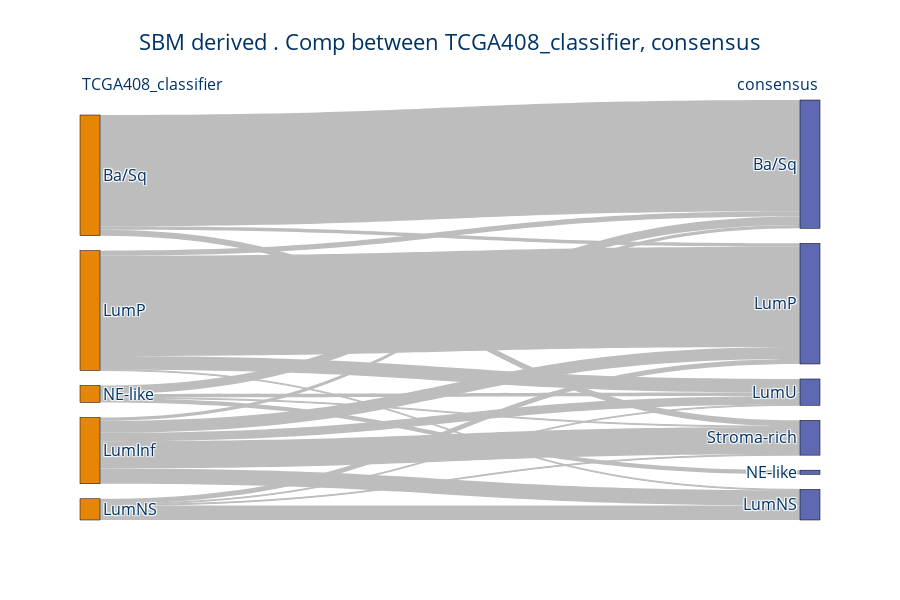

Notebook source saved alongside this figure:
### Code cell
K = 7
label = f"RawKMeans_CS_{K}_iMEV"
reorder_cols = [
    "TCGA408_classifier",
    # "KMeans_labels_6",
    # label,
    "consensus",
]

meta, sky_fig = sky.main(
    df=vu_output.dropna(), reorder_cols=reorder_cols, title="{}. Comp between {} ".format("SBM derived ", ", ".join(reorder_cols)), retMeta=True
)
sky_fig.show()

### Figure 1 — Plotly figure (JSON) as saved in the notebook; plotly's stock layout.template omitted (floating-point values rounded to 4 significant figures)
{"data": [{"arrangement": "perpendicular", "link": {"color": "#bdbdbd", "source": [0, 0, 0, 1, 1, 1, 1, 1, 2, 2, 2, 2, 3, 3, 3, 3, 4, 4, 4, 4], "target": [5, 7, 10, 5, 6, 7, 8, 10, 6, 7, 8, 10, 5, 6, 7, 8, 5, 8, 9, 10], "value": [131, 4, 7, 4, 18, 14, 10, 32, 17, 6, 1, 1, 6, 1, 118, 16, 10, 4, 5, 1]}, "node": {"color": ["rgb(229, 134, 6)", "rgb(229, 134, 6)", "rgb(229, 134, 6)", "rgb(229, 134, 6)", "rgb(229, 134, 6)", "rgb(93, 105, 177)", "rgb(93, 105, 177)", "rgb(93, 105, 177)", "rgb(93, 105, 177)", "rgb(93, 105, 177)", "rgb(93, 105, 177)"], "label": ["Ba/Sq", "LumInf", "LumNS", "LumP", "NE-like", "Ba/Sq", "LumNS", "LumP", "LumU", "NE-like", "Stroma-rich"], "line": {"color": "black", "width": 0.5}, "pad": 15, "thickness": 20}, "type": "sankey"}], "layout": {"annotations": [{"align": "left", "font": {"color": "#003366", "size": 16}, "showarrow": false, "text": "TCGA408_classifier", "x": 0, "xref": "x", "y": 1.07, "yref": "paper"}, {"align": "left", "font": {"color": "#003366", "size": 16}, "showarrow": false, "text": "consensus", "x": 1, "xref": "x", "y": 1.07, "yref": "paper"}], "font": {"color": "#003366", "size": 16}, "height": 600, "plot_bgcolor": "rgba(0,0,0,0)", "title": {"text": "SBM derived . Comp between TCGA408_classifier, consensus "}, "xaxis": {"showgrid": false, "visible": false, "zeroline": false}, "yaxis": {"showgrid": false, "visible": false, "zeroline": false}}}
